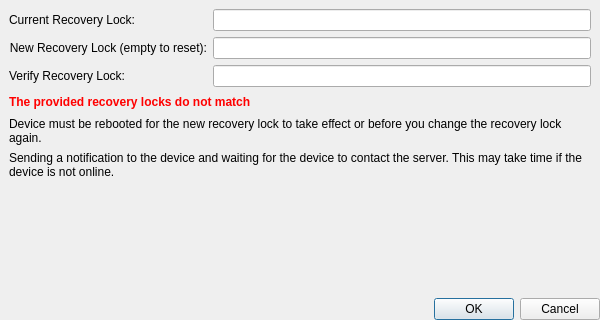
<?xml version="1.0" encoding="UTF-8"?>
<ui version="4.0">
 <class>RecoveryLockDlg</class>
 <widget class="QWidget" name="RecoveryLockDlg">
  <property name="geometry">
   <rect>
    <x>0</x>
    <y>0</y>
    <width>600</width>
    <height>320</height>
   </rect>
  </property>
  <property name="minimumSize">
   <size>
    <width>600</width>
    <height>300</height>
   </size>
  </property>
  <property name="windowTitle">
   <string>Recovery Lock</string>
  </property>
  <layout class="QVBoxLayout" name="verticalLayout_3">
   <property name="spacing">
    <number>0</number>
   </property>
   <property name="leftMargin">
    <number>0</number>
   </property>
   <property name="topMargin">
    <number>0</number>
   </property>
   <property name="rightMargin">
    <number>0</number>
   </property>
   <property name="bottomMargin">
    <number>0</number>
   </property>
   <item>
    <widget class="QWidget" name="widget" native="true">
     <layout class="QVBoxLayout" name="verticalLayout">
      <item>
       <layout class="QFormLayout" name="formLayout">
        <item row="0" column="0">
         <widget class="QLabel" name="labelCurrentRecoveryLock">
          <property name="text">
           <string>Current Recovery Lock:</string>
          </property>
          <property name="alignment">
           <set>Qt::AlignRight|Qt::AlignTrailing|Qt::AlignVCenter</set>
          </property>
         </widget>
        </item>
        <item row="0" column="1">
         <widget class="QLineEdit" name="lineEditCurrentRecoveryLock">
          <property name="echoMode">
           <enum>QLineEdit::Password</enum>
          </property>
         </widget>
        </item>
        <item row="1" column="0">
         <widget class="QLabel" name="labelNewRecoveryLock">
          <property name="text">
           <string>New Recovery Lock (empty to reset):</string>
          </property>
          <property name="alignment">
           <set>Qt::AlignRight|Qt::AlignTrailing|Qt::AlignVCenter</set>
          </property>
         </widget>
        </item>
        <item row="1" column="1">
         <widget class="QLineEdit" name="lineEditNewRecoveryLock">
          <property name="echoMode">
           <enum>QLineEdit::Password</enum>
          </property>
         </widget>
        </item>
        <item row="2" column="0">
         <widget class="QLabel" name="labelVerifyRecoveryLock">
          <property name="text">
           <string>Verify Recovery Lock:</string>
          </property>
          <property name="alignment">
           <set>Qt::AlignRight|Qt::AlignTrailing|Qt::AlignVCenter</set>
          </property>
         </widget>
        </item>
        <item row="2" column="1">
         <widget class="QLineEdit" name="lineEditVerifyRecoveryLock">
          <property name="echoMode">
           <enum>QLineEdit::Password</enum>
          </property>
         </widget>
        </item>
       </layout>
      </item>
      <item>
       <layout class="QHBoxLayout" name="horizontalLayout_2">
        <item>
         <widget class="QLabel" name="labelRecoveryLockMismatch">
          <property name="minimumSize">
           <size>
            <width>0</width>
            <height>18</height>
           </size>
          </property>
          <property name="text">
           <string>&lt;html&gt;&lt;head/&gt;&lt;body&gt;&lt;p&gt;&lt;span style=&quot; font-weight:600; color:#ff0000;&quot;&gt;The provided recovery locks do not match&lt;/span&gt;&lt;/p&gt;&lt;/body&gt;&lt;/html&gt;</string>
          </property>
         </widget>
        </item>
        <item>
         <widget class="QLabel" name="Spacer">
          <property name="minimumSize">
           <size>
            <width>0</width>
            <height>18</height>
           </size>
          </property>
          <property name="text">
           <string/>
          </property>
         </widget>
        </item>
       </layout>
      </item>
      <item>
       <widget class="QLabel" name="labelSetRecoveryLockWarning">
        <property name="text">
         <string>Device must be rebooted for the new recovery lock to take effect or before you change the recovery lock again.</string>
        </property>
        <property name="wordWrap">
         <bool>true</bool>
        </property>
       </widget>
      </item>
      <item>
       <widget class="QLabel" name="labelInfo">
        <property name="sizePolicy">
         <sizepolicy hsizetype="Preferred" vsizetype="Preferred">
          <horstretch>0</horstretch>
          <verstretch>0</verstretch>
         </sizepolicy>
        </property>
        <property name="text">
         <string>Sending a notification to the device and waiting for the device to contact the server. This may take time if the device is not online.</string>
        </property>
        <property name="wordWrap">
         <bool>true</bool>
        </property>
       </widget>
      </item>
     </layout>
    </widget>
   </item>
   <item>
    <spacer name="verticalSpacer">
     <property name="orientation">
      <enum>Qt::Vertical</enum>
     </property>
     <property name="sizeHint" stdset="0">
      <size>
       <width>20</width>
       <height>80</height>
      </size>
     </property>
    </spacer>
   </item>
   <item>
    <layout class="QHBoxLayout" name="horizontalLayout">
     <property name="bottomMargin">
      <number>0</number>
     </property>
     <item>
      <spacer name="horizontalSpacer">
       <property name="orientation">
        <enum>Qt::Horizontal</enum>
       </property>
       <property name="sizeType">
        <enum>QSizePolicy::Fixed</enum>
       </property>
       <property name="sizeHint" stdset="0">
        <size>
         <width>5</width>
         <height>20</height>
        </size>
       </property>
      </spacer>
     </item>
     <item>
      <widget class="CircularProgressIndicator" name="widgetProgress" native="true"/>
     </item>
     <item>
      <widget class="QDialogButtonBox" name="buttonBox">
       <property name="sizePolicy">
        <sizepolicy hsizetype="Minimum" vsizetype="Fixed">
         <horstretch>0</horstretch>
         <verstretch>0</verstretch>
        </sizepolicy>
       </property>
       <property name="standardButtons">
        <set>QDialogButtonBox::Cancel|QDialogButtonBox::Ok</set>
       </property>
      </widget>
     </item>
    </layout>
   </item>
  </layout>
 </widget>
 <customwidgets>
  <customwidget>
   <class>CircularProgressIndicator</class>
   <extends>QWidget</extends>
   <header>FileWaveGuiLib/circularprogressindicator.h</header>
   <container>1</container>
  </customwidget>
 </customwidgets>
 <tabstops>
  <tabstop>lineEditCurrentRecoveryLock</tabstop>
  <tabstop>lineEditNewRecoveryLock</tabstop>
  <tabstop>lineEditVerifyRecoveryLock</tabstop>
 </tabstops>
 <resources/>
 <connections/>
</ui>
